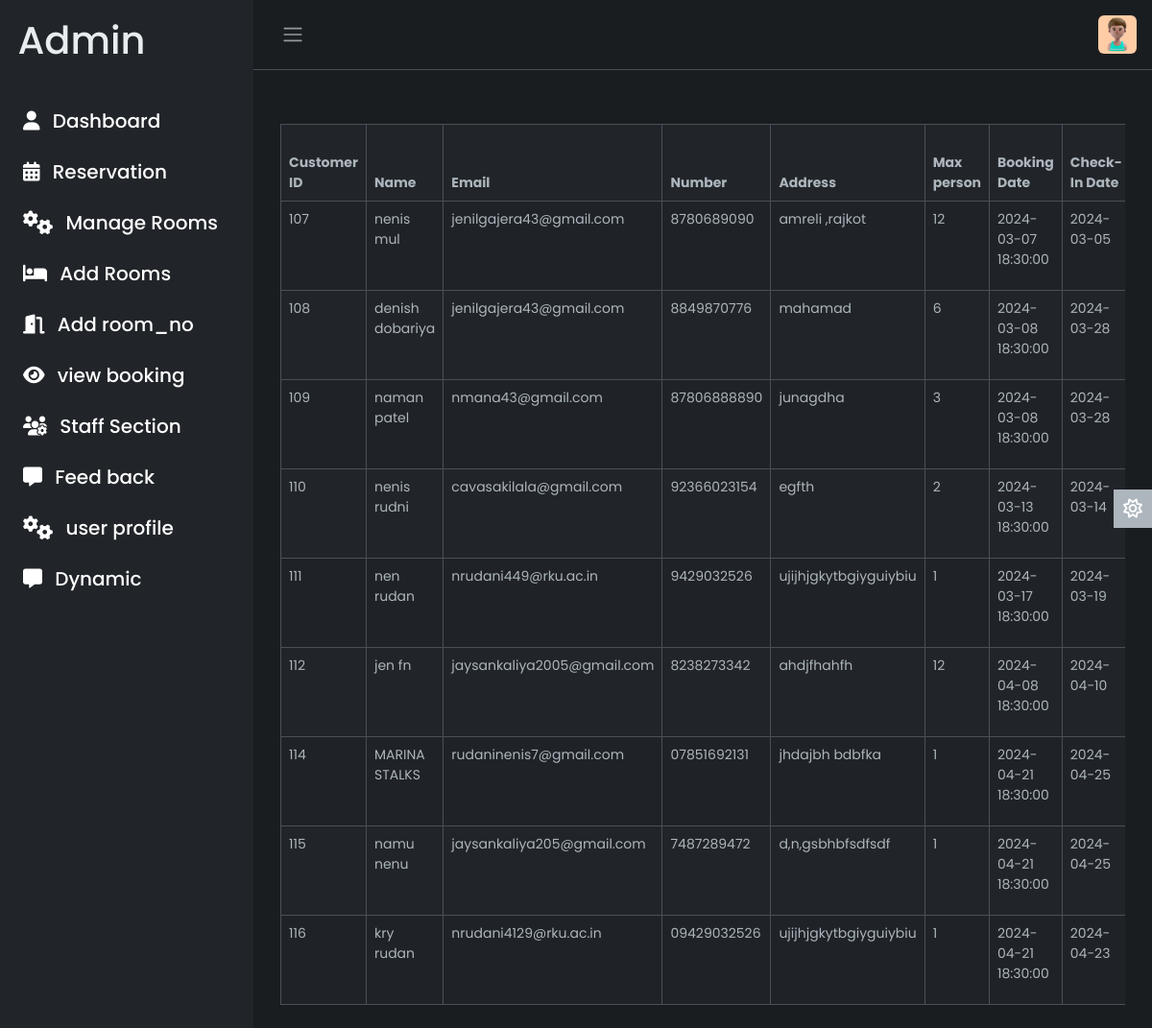
/admin/view.php (signed in), run on the app's committed database.
### tables this page shows
CREATE TABLE `booking` (
  `booking_id` int(10) NOT NULL,
  `customer_id` int(10) NOT NULL,
  `room_id` int(10) NOT NULL,
  `booking_date` timestamp NOT NULL DEFAULT current_timestamp(),
  `check_in` varchar(100) DEFAULT NULL,
  `check_out` varchar(100) NOT NULL,
  `total_price` int(10) NOT NULL,
  `remaining_price` int(10) NOT NULL,
  `payment_status` tinyint(1) NOT NULL,
  `max_person` int(112) NOT NULL,
  `advance_payment` int(50) NOT NULL
);

CREATE TABLE `customer` (
  `c_id` int(11) NOT NULL,
  `c_name` varchar(50) NOT NULL,
  `email` varchar(100) NOT NULL,
  `number` varchar(20) NOT NULL,
  `add` varchar(255) NOT NULL
);

### admin/view.php (the view, shortened to what this page needs)
<!DOCTYPE html>
<html lang="en" data-bs-theme="dark">
<head>
    <link rel="stylesheet" href="https://cdn.jsdelivr.net/npm/bootstrap@5.3.0-alpha2/dist/css/bootstrap.min.css" />
    <link rel="stylesheet" href="css/style.css" />
</head>
<body>
    <div class="wrapper">
        <?php include('include/aside.php') ?>
        <div class="main">
            <?php include('include/nav.php') ?>
            <main class="content px-3 py-2">
                <div class="container mt-5">
                    <?php
                    include_once('include/conn.php');
                    $query = "SELECT c.c_id, c.c_name, c.email, c.number, c.add, b.booking_id,b.max_person,b.payment_status,b.total_price, b.room_id, b.booking_date, b.check_in, b.check_out
                    FROM customer c
                    JOIN booking b ON c.c_id = b.customer_id";
                    $result = mysqli_query($conn, $query);
                    if ($result) {
                        if (mysqli_num_rows($result) > 0) {
                            echo "<div class='table-responsive'>
                                <table class='table table-bordered table-striped'>
                                    <thead class='thead-dark'>
                                        <tr>
                                            <th>Customer ID</th>
                                            <th>Name</th>
                                            <th>Email</th>
                                            <th>Number</th>
                                            <th>Address</th>
                                            <th>Max person</th>
                                            <th>Booking Date</th>
                                            <th>Check-In Date</th>
                                            <th>Check-Out Date</th>
                                            <th>Total Price</th>
                                            <th>Payment Status</th>
                                            <th>Action</th>
                                        </tr>
                                    </thead>
                                    <tbody>";
                            while ($row = mysqli_fetch_assoc($result)) {
                                echo "<tr>
                                        <td>" . $row["c_id"] . "</td>
                                        <td>" . $row["c_name"] . "</td>
                                        <td>" . $row["email"] . "</td>
                                        <td>" . $row["number"] . "</td>
                                        <td>" . $row["add"] . "</td>
                                        <td>" . $row["max_person"] . "</td>
                                        <td>" . $row["booking_date"] . "</td>
                                        <td>" . $row["check_in"] . "</td>
                                        <td>" . $row["check_out"] . "</td>
                                        <td>" . $row["total_price"] . "</td>
                                        <td>";
                                echo "</td>
                                        <td>
                                            <a href='edit_booking.php?id=" . $row["booking_id"] . "' class='btn btn-primary'>Edit</a>
                                            <a href='delete_booking.php?id=" . $row["booking_id"] . "' class='btn btn-danger'>Delete</a>
                                        </td>
                                    </tr>";
                            }
                            echo "</tbody></table></div>";
                        } else {
                            echo "No records found";
                        }
                    } else {
                        echo "Error: " . mysqli_error($conn);
                    }
                    ?>
                </div>
            </main>
            <a href="#" class="theme-toggle">
                <i class="fa-regular fa-sun"></i>
            </a>
        </div>
    </div>
</body>
</html>

### admin/css/style.css (style rules this page uses)
body { font-family: 'Poppins', sans-serif; font-size: 0.875rem; opacity: 1; overflow-y: scroll; margin: 0; }
a { cursor: pointer; text-decoration: none; font-family: 'Poppins', sans-serif; }
.wrapper { align-items: stretch; display: flex; width: 100%; }
.main { display: flex; flex-direction: column; min-height: 100vh; min-width: 0; overflow: hidden; transition: all 0.35s ease-in-out; width: 100%; background: var(--bs-dark-bg-subtle); }
.content { flex: 1; max-width: 100vw; width: 100vw; }
@media (min-width:768px) { .content { max-width: auto; width: auto; } }
.theme-toggle { position: fixed; top: 50%; transform: translateY(-65%); text-align: center; z-index: 10; right: 0; left: auto; border: none; background-color: var(--bs-body-color); }
html[data-bs-theme="dark"] .theme-toggle .fa-sun, html[data-bs-theme="light"] .theme-toggle .fa-moon { cursor: pointer; padding: 10px; display: block; font-size: 1.25rem; color: #FFF; }

### data on the page
booking: customer.c_id "107", customer.c_name "nenis mul", customer.email "jenilgajera43@gmail.com", customer.number "8780689090", customer.add "amreli ,rajkot", max_person "12", booking_date "2024-03-07 18:30:00", check_in "2024-03-05"
booking: customer.c_id "108", customer.c_name "denish dobariya", customer.email "jenilgajera43@gmail.com", customer.number "8849870776", customer.add "mahamad", max_person "6", booking_date "2024-03-08 18:30:00", check_in "2024-03-28"
booking: customer.c_id "109", customer.c_name "naman patel", customer.email "nmana43@gmail.com", customer.number "87806888890", customer.add "junagdha", max_person "3", booking_date "2024-03-08 18:30:00", check_in "2024-03-28"
booking: customer.c_id "110", customer.c_name "nenis rudni", customer.email "cavasakilala@gmail.com", customer.number "92366023154", customer.add "egfth", max_person "2", booking_date "2024-03-13 18:30:00", check_in "2024-03-14"
booking: customer.c_id "111", customer.c_name "nen rudan", customer.email "nrudani449@rku.ac.in", customer.number "9429032526", customer.add "ujijhjgkytbgiyguiybiu", max_person "1", booking_date "2024-03-17 18:30:00", check_in "2024-03-19"
booking: customer.c_id "112", customer.c_name "jen fn", customer.email "jaysankaliya2005@gmail.com", customer.number "8238273342", customer.add "ahdjfhahfh", max_person "12", booking_date "2024-04-08 18:30:00", check_in "2024-04-10"
booking: customer.c_id "114", customer.c_name "MARINA STALKS", customer.email "rudaninenis7@gmail.com", customer.number "07851692131", customer.add "jhdajbh bdbfka", max_person "1", booking_date "2024-04-21 18:30:00", check_in "2024-04-25"
booking: customer.c_id "115", customer.c_name "namu nenu", customer.email "jaysankaliya205@gmail.com", customer.number "7487289472", customer.add "d,n,gsbhbfsdfsdf", max_person "1", booking_date "2024-04-21 18:30:00", check_in "2024-04-25"
booking: customer.c_id "116", customer.c_name "kry rudan", customer.email "nrudani4129@rku.ac.in", customer.number "09429032526", customer.add "ujijhjgkytbgiyguiybiu", max_person "1", booking_date "2024-04-21 18:30:00", check_in "2024-04-23"
